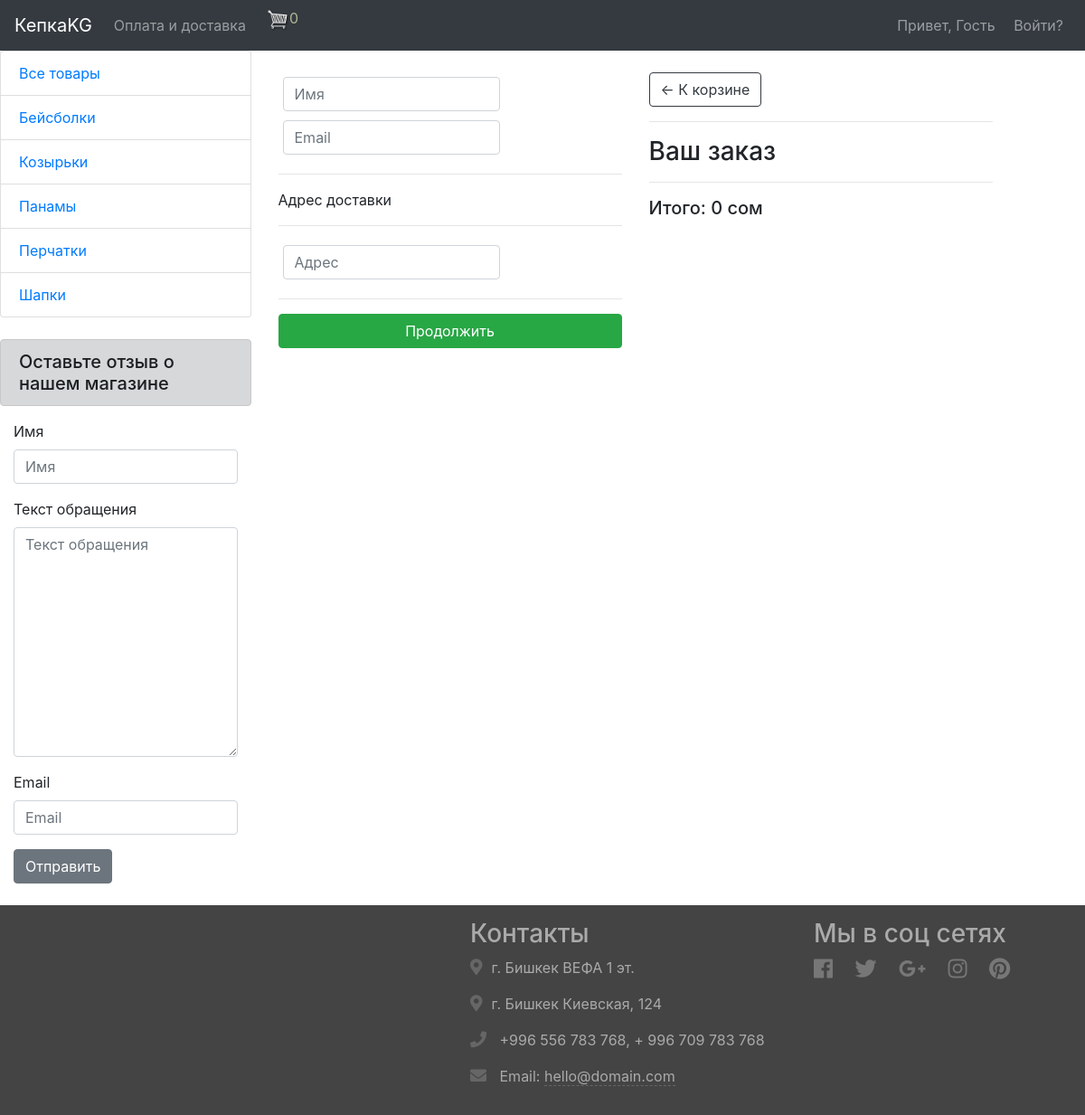
/order/checkout/, run on the app's committed database.
### product/models.py (models this page shows, shortened)
class Category(models.Model):
    name = models.CharField(max_length=255, verbose_name="Категория")
    class Meta:
        verbose_name = "категорию"
        verbose_name_plural = "Категории"

### order/views.py (the view)
# urls.py: path("checkout/", checkout, name="checkout"),
def checkout(request):
	data = cartData(request)
	cartItems = data['cartItems']
	order = data['order']
	items = data['items']
	context = {'items':items, 'order':order, 'cartItems':cartItems}
	return render(request, "checkout.html", context)

### feedback/forms.py
class FeedbackForm(forms.ModelForm):
    class Meta:
        model = Feedback
        fields = ["name", "text","email"]

### order/utils.py (called while the page is built, shortened)
def cookieCart(request):
	try:
		cart = json.loads(request.COOKIES['cart'])
	except:
		cart = {}
	items = []
	order = {'get_cart_total':0, 'get_cart_items':0}
	cartItems = order['get_cart_items']
	return {'cartItems':cartItems, 'order':order, 'items':items}

def cartData(request):
	if request.user.is_authenticated:
		customer = request.user.customer
		order, created = Order.objects.get_or_create(customer=customer, complete=False)
		items = order.orderitem_set.all()
		cartItems = order.get_cart_items
	else:
		cookieData = cookieCart(request)
		cartItems = cookieData['cartItems']
		order = cookieData['order']
		items = cookieData['items']
	return {'cartItems':cartItems, 'order':order, 'items':items}

### product/context_processors.py (called while the page is built)
def category(request):
    context = {}
    context["categories"] = Category.objects.order_by("name")
    context["feedback_form"] = FeedbackForm()
    return context

### order/templates/checkout.html (shortened to what this page needs)
{% extends 'index.html' %}
{% load bootstrap4 %}
{% load static %}
{% block content %}
    <div class="row">
        <div class="col-lg-6">
            <div class="box-element" id="form-wrapper">
                <form id="form">
                    <div id="user-info">
                        <div class="form-field">
                            <input required class="form-control" type="text" name="name" placeholder="Имя">
                        </div>
                        <div class="form-field">
                            <input required class="form-control" type="email" name="email" placeholder="Email">
                        </div>
                    </div>
                    <div id="shipping-info">
                        <hr>
                        <p>Адрес доставки</p>
                        <hr>
                        <div class="form-field">
                            <input class="form-control" type="text" name="address" placeholder="Адрес">
                        </div>
                    </div>
                    <hr>
                    <input id="form-button" class="btn btn-success btn-block" type="submit" value="Продолжить">
                </form>
            </div>
            <br>
        </div>
        <div class="col-lg-6">
            <div class="box-element">
                <a  class="btn btn-outline-dark" href="{% url 'cart' %}">&#x2190; К корзине</a>
                <hr>
                <h3>Ваш заказ</h3>
                <hr>
                <h5>Итого:  {{order.get_cart_total}} сом</h5>
            </div>
        </div>
    </div>
{% endblock %}

### product/templates/index.html (shortened to what this page needs)
{% load bootstrap4 %}
{% load static %}
<!DOCTYPE html>
<html lang="ru">
<head>
    <link rel="stylesheet" href="https://stackpath.bootstrapcdn.com/bootstrap/4.5.2/css/bootstrap.min.css">
    <link rel="stylesheet" href="https://maxcdn.bootstrapcdn.com/font-awesome/4.7.0/css/font-awesome.min.css">
    <link rel="stylesheet" href="https://use.fontawesome.com/releases/v5.0.6/css/all.css">
    <link rel="stylesheet" href="{% static 'css/styles.css' %}">
    <link rel="stylesheet" type="text/css" href="{% static 'css/for_cart_icons.css' %}">
</head>
<body>
    <nav class="navbar navbar-expand-md navbar-dark bg-dark">
        <a href="{% url 'products' %}" class="navbar-brand">КепкаKG</a>
        <div class="collapse navbar-collapse" id="navbarCollapse">
            <div class="navbar-nav">
                <a href="{% url 'info' %}" class="nav-item nav-link">Оплата и доставка</a>
                <a href="{% url 'cart' %}">
                  <img  id="cart-icon" src="{% static 'images/cart.png' %}">
                </a>
                <p id="cartItems" style="color:rgb(179, 182, 150)">{{cartItems}}</p>
            </div>
        </div>
          <form class="navbar-nav">
            <li class="nav-item">
                {% if request.user.is_authenticated and request.user %}
                <li class="nav-item dropdown">
                  <a class="nav-link dropdown-toggle" href="#" id="navbardrop" data-toggle="dropdown">
                    {{ request.user.username }}
                  </a>
                  <div class="dropdown-menu">
                    <a class="dropdown-item" href="{% url 'edit-profile' request.user.profile.id %}">
                      Мой профиль
                    </a>
                    <a class="dropdown-item" href="{% url 'orders_list' %}">
                      Мои покупки
                    </a>
                  </div>
                </li>
                    <a href="{% url 'account_logout' %}" class="nav-link d-inline">Выйти?</a>
                {% else %}
                    <a href="#" class="nav-link d-inline">
                      Привет, Гость
                    </a>
                    <a href="{% url 'account_login' %}" class="nav-link d-inline">Войти?</a>
                {% endif %}
            </li>
          </form>
    </nav>
    <div>
      {% block page %}
        <div class="row">
          <div class="col-lg-3 col-md-2">
            <div class="list-group">
              <a href="{% url 'products' %}" class="list-group-item">Все товары</a>
              {% for category in categories %}
                <a href="{% url 'category' category.id %}"
                  class="list-group-item
                ">
                  {{ category.name }}
                </a>
              {% endfor %}
            </div>
            <br>
            <h5 class="alert alert-dark">Оставьте отзыв о нашем магазине</h5>
            <div class="container-fluid">
              <form action="{% url 'feedback' %}" method="POST" enctype="multipart/form-data">
                {% bootstrap_form feedback_form %}
                <button class="btn btn-secondary">
                  Отправить
                </button>
              </form>
            </div>
          </div>
        <div class="col-lg-8 col-md-9"><br>
          {% block content %}
          {% endblock %}
        </div>
      </div>
      {% endblock %}
    </div>
    <br>
        <footer>
        	<div class="footer-bottom">
		        <div class="container">
		        	<div class="row">
		        		<div class="col-md-4 col-lg-4 footer-about wow fadeInUp">
	                    </div>
		        		<div class="col-md-4 col-lg-4 offset-lg-1 footer-contact wow fadeInDown">
		        			<h3>Контакты</h3>
                            <p><i class="fas fa-map-marker-alt"></i>г. Бишкек ВЕФА 1 эт.</p>
                            <p><i class="fas fa-map-marker-alt"></i>г. Бишкек Киевская, 124</p>
		                	<p><i class="fas fa-phone"></i> +996 556 783 768, + 996 709 783 768</p>
		                	<p><i class="fas fa-envelope"></i> Email: <a href="mailto:hello@domain.com">hello@domain.com</a></p>
	                    </div>
	                    <div class="col-md-4 col-lg-3 footer-social wow fadeInUp">
	                    	<h3>Мы в соц сетях</h3>
	                    	<p>
	                    		<a href="#"><i class="fab fa-facebook"></i></a>
								<a href="#"><i class="fab fa-twitter"></i></a>
								<a href="#"><i class="fab fa-google-plus-g"></i></a>
								<a href="#"><i class="fab fa-instagram"></i></a>
								<a href="#"><i class="fab fa-pinterest"></i></a>
	                    	</p>
	                    </div>
		            </div>
		        </div>
	        </div>
        </footer>
</body>
</html>

### product/static/css/styles.css (style rules this page uses)
.footer-contact p { word-wrap: break-word; }
.footer-contact i { padding-right: 10px; font-size: 18px; color: #666; }
.footer-contact p a { color: #aaa; border-bottom: 1px dashed #666; }
.footer-social a { display: inline-block; margin-right: 20px; margin-bottom: 8px; color: #777; border: 0; }
.footer-social i { font-size: 24px; vertical-align: middle; }
.footer-bottom { padding: 15px 0; background: #444; text-align: left; color: #aaa; }

### data on the page
Category: name "Бейсболки"
Category: name "Козырьки"
Category: name "Панамы"
Category: name "Перчатки"
Category: name "Шапки"

### other printed values
{{ cartItems }} "0"
{{ order.get_cart_total }} "0"
